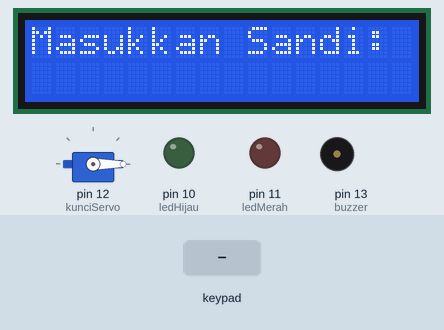
Recording of a sketch running on a simulated Arduino Uno, built with avr-gcc and run on an emulated ATmega328P. On the bench: servo, 16×2 character LCD, output pins drawn as LEDs (lit = HIGH), buzzer (waves = sounding, pin HIGH). The test bench sets the inputs (shaded band).

Above: at 1.2 s.
1.3 s: keypad keys 1 2 3 4 # pressed 0.4 s apart
At 3.3 s:
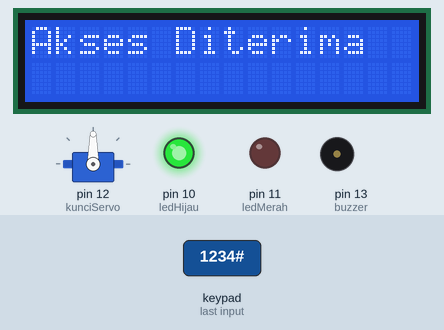
4.8 s: key '#' pressed
7.8 s: keypad keys 1 2 3 4 A pressed 0.4 s apart
At 11.4 s:
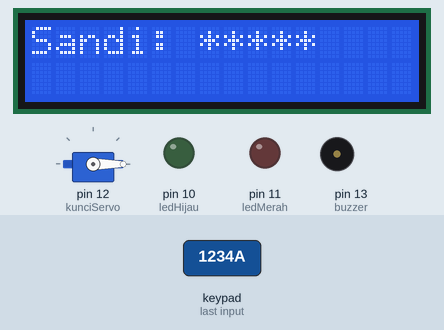
12.2 s: key '1' pressed
At 12.9 s:
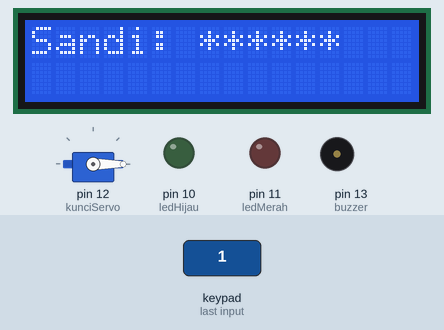
13.7 s: keypad keys 1 2 3 4 pressed 0.4 s apart
At 15.9 s:
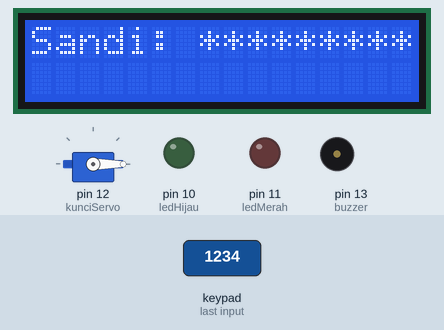
Timing chart, 0 to 17.4 s (numbered marks = the images above; inputs shaded):
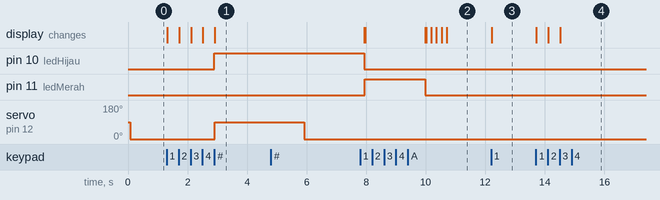

The sketch:

sketch.ino
```cpp
#include <Wire.h>
#include <LiquidCrystal_I2C.h>
#include <Keypad.h>
#include <Servo.h>

// === LCD ===
LiquidCrystal_I2C lcd(0x27, 16, 2);

// === KEY PAD ===
const byte ROWS = 4;
const byte COLS = 4;
char keys[ROWS][COLS] = {
  {'1','2','3','A'},
  {'4','5','6','B'},
  {'7','8','9','C'},
  {'*','0','#','D'}
};
byte rowPins[ROWS] = {9, 8, 7, 6};
byte colPins[COLS] = {5, 4, 3, 2};
Keypad keypad = Keypad(makeKeymap(keys), rowPins, colPins, ROWS, COLS);

// === LED, Servo, dan Buzzer ===
const int ledHijau = 10;
const int ledMerah = 11;
const int buzzer = 13;
Servo kunciServo;

// === Password ===
String passwordBenar = "1234";
String input = "";
int percobaan = 0;  // jumlah percobaan salah

void setup() {
  pinMode(ledHijau, OUTPUT);
  pinMode(ledMerah, OUTPUT);
  pinMode(buzzer, OUTPUT);
  kunciServo.attach(12);

  lcd.init();
  lcd.backlight();
  lcd.setCursor(0,0);
  lcd.print("Masukkan Sandi:");
  kunciServo.write(0); // posisi kunci tertutup
}

void loop() {
  char key = keypad.getKey();

  if (key) {
    if (key == '#') { // '#' untuk cek sandi
      lcd.clear();
      if (input == passwordBenar) {
        // === Jika sandi benar ===
        digitalWrite(ledHijau, HIGH);
        digitalWrite(ledMerah, LOW);
        lcd.print("Akses Diterima");
        kunciServo.write(90); // buka kunci
        delay(3000);
        kunciServo.write(0); // tutup lagi
        percobaan = 0; // reset percobaan
      } else {
        // === Jika sandi salah ===
        percobaan++;
        digitalWrite(ledMerah, HIGH);
        digitalWrite(ledHijau, LOW);
        lcd.print("Sandi Salah!");

        if (percobaan >= 3) {
          // === Jika salah 3x ===
          lcd.clear();
          lcd.print("!!! TERKUNCI !!!");
          tone(buzzer, 1000); // bunyi 1kHz
          delay(3000);        // bunyi 3 detik
          noTone(buzzer);
          percobaan = 0;      // reset percobaan
        }
      }

      delay(2000);
      lcd.clear();
      lcd.print("Masukkan Sandi:");
      input = "";
      digitalWrite(ledHijau, LOW);
      digitalWrite(ledMerah, LOW);
    }

    else if (key == '*') { // hapus 1 karakter
      if (input.length() > 0) {
        input.remove(input.length() - 1);
        lcd.clear();
        lcd.print("Sandi: ");
        for (int i = 0; i < input.length(); i++) lcd.print('*');
      }
    }

    else { // tambah karakter baru
      input += key;
      lcd.clear();
      lcd.print("Sandi: ");
      for (int i = 0; i < input.length(); i++) lcd.print('*');
    }
  }
}
```

Measured:
- after the input at 1.3 s, pin 10 (ledHijau): LOW → HIGH after 1.6 s; servo on pin 12 (kunciServo): 0° → 90° after 1.6 s; the display: first changes at once (image 1 shows a later state)
- after the input at 7.8 s, the display: first differs from a run without the input after 2.2 s (image 2 shows a later state)
- after the input at 12.2 s, the display: changes at once (image 3)
- after the input at 13.7 s, the display: first changes at once (image 4 shows a later state)
